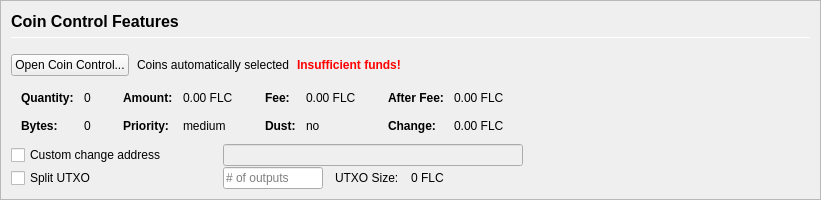
         <widget class="QFrame" name="frameCoinControl">
          <property name="sizePolicy">
           <sizepolicy hsizetype="Expanding" vsizetype="Expanding">
            <horstretch>0</horstretch>
            <verstretch>0</verstretch>
           </sizepolicy>
          </property>
          <property name="maximumSize">
           <size>
            <width>16777215</width>
            <height>16777215</height>
           </size>
          </property>
          <property name="frameShape">
           <enum>QFrame::StyledPanel</enum>
          </property>
          <property name="frameShadow">
           <enum>QFrame::Sunken</enum>
          </property>
          <layout class="QVBoxLayout" name="verticalLayoutCoinControl2">
           <property name="spacing">
            <number>0</number>
           </property>
           <property name="leftMargin">
            <number>0</number>
           </property>
           <property name="topMargin">
            <number>0</number>
           </property>
           <property name="rightMargin">
            <number>0</number>
           </property>
           <property name="bottomMargin">
            <number>0</number>
           </property>
           <item>
            <widget class="QFrame" name="frameCoinControl_BG">
             <layout class="QVBoxLayout" name="verticalLayoutCoinControl" stretch="0,0,0,0,0,0">
              <property name="spacing">
               <number>1</number>
              </property>
              <property name="leftMargin">
               <number>10</number>
              </property>
              <property name="topMargin">
               <number>10</number>
              </property>
              <item>
               <layout class="QHBoxLayout" name="horizontalLayoutCoinControl1">
                <property name="bottomMargin">
                 <number>15</number>
                </property>
                <item>
                 <layout class="QVBoxLayout" name="verticalLayout_3">
                  <property name="spacing">
                   <number>6</number>
                  </property>
                  <item>
                   <widget class="QLabel" name="labelCoinControlFeatures">
                    <property name="sizePolicy">
                     <sizepolicy hsizetype="Preferred" vsizetype="Maximum">
                      <horstretch>0</horstretch>
                      <verstretch>0</verstretch>
                     </sizepolicy>
                    </property>
                    <property name="minimumSize">
                     <size>
                      <width>0</width>
                      <height>20</height>
                     </size>
                    </property>
                    <property name="font">
                     <font>
                      <pointsize>12</pointsize>
                      <weight>75</weight>
                      <bold>true</bold>
                     </font>
                    </property>
                    <property name="styleSheet">
                     <string notr="true">font-weight:bold;</string>
                    </property>
                    <property name="text">
                     <string>Coin Control Features</string>
                    </property>
                   </widget>
                  </item>
                  <item>
                   <widget class="Line" name="line">
                    <property name="minimumSize">
                     <size>
                      <width>0</width>
                      <height>1</height>
                     </size>
                    </property>
                    <property name="maximumSize">
                     <size>
                      <width>16777215</width>
                      <height>1</height>
                     </size>
                    </property>
                    <property name="orientation">
                     <enum>Qt::Horizontal</enum>
                    </property>
                   </widget>
                  </item>
                 </layout>
                </item>
               </layout>
              </item>
              <item>
               <layout class="QHBoxLayout" name="horizontalLayoutCoinControl2" stretch="0,0,0,0">
                <property name="spacing">
                 <number>8</number>
                </property>
                <property name="bottomMargin">
                 <number>10</number>
                </property>
                <item>
                 <widget class="QPushButton" name="pushButtonCoinControl">
                  <property name="styleSheet">
                   <string notr="true"/>
                  </property>
                  <property name="text">
                   <string>Open Coin Control...</string>
                  </property>
                  <property name="autoDefault">
                   <bool>false</bool>
                  </property>
                 </widget>
                </item>
                <item>
                 <widget class="QLabel" name="labelCoinControlAutomaticallySelected">
                  <property name="text">
                   <string>Coins automatically selected</string>
                  </property>
                  <property name="margin">
                   <number>5</number>
                  </property>
                 </widget>
                </item>
                <item>
                 <widget class="QLabel" name="labelCoinControlInsuffFunds">
                  <property name="font">
                   <font>
                    <weight>75</weight>
                    <bold>true</bold>
                   </font>
                  </property>
                  <property name="styleSheet">
                   <string notr="true">color:red;font-weight:bold;</string>
                  </property>
                  <property name="text">
                   <string>Insufficient funds!</string>
                  </property>
                  <property name="margin">
                   <number>5</number>
                  </property>
                 </widget>
                </item>
                <item>
                 <spacer name="horizontalSpacerCoinControl">
                  <property name="orientation">
                   <enum>Qt::Horizontal</enum>
                  </property>
                  <property name="sizeHint" stdset="0">
                   <size>
                    <width>40</width>
                    <height>1</height>
                   </size>
                  </property>
                 </spacer>
                </item>
               </layout>
              </item>
              <item>
               <widget class="QWidget" name="widgetCoinControl" native="true">
                <property name="sizePolicy">
                 <sizepolicy hsizetype="Preferred" vsizetype="Preferred">
                  <horstretch>0</horstretch>
                  <verstretch>0</verstretch>
                 </sizepolicy>
                </property>
                <property name="minimumSize">
                 <size>
                  <width>0</width>
                  <height>0</height>
                 </size>
                </property>
                <property name="styleSheet">
                 <string notr="true"/>
                </property>
                <layout class="QHBoxLayout" name="horizontalLayoutCoinControl5">
                 <property name="leftMargin">
                  <number>0</number>
                 </property>
                 <property name="topMargin">
                  <number>0</number>
                 </property>
                 <property name="rightMargin">
                  <number>0</number>
                 </property>
                 <property name="bottomMargin">
                  <number>0</number>
                 </property>
                 <item>
                  <layout class="QHBoxLayout" name="horizontalLayoutCoinControl3" stretch="0,0,0,1">
                   <property name="spacing">
                    <number>20</number>
                   </property>
                   <property name="topMargin">
                    <number>0</number>
                   </property>
                   <property name="bottomMargin">
                    <number>10</number>
                   </property>
                   <item>
                    <layout class="QFormLayout" name="formLayoutCoinControl1">
                     <property name="horizontalSpacing">
                      <number>10</number>
                     </property>
                     <property name="verticalSpacing">
                      <number>14</number>
                     </property>
                     <property name="leftMargin">
                      <number>10</number>
                     </property>
                     <property name="topMargin">
                      <number>4</number>
                     </property>
                     <property name="rightMargin">
                      <number>6</number>
                     </property>
                     <item row="0" column="0">
                      <widget class="QLabel" name="labelCoinControlQuantityText">
                       <property name="font">
                        <font>
                         <weight>75</weight>
                         <bold>true</bold>
                        </font>
                       </property>
                       <property name="text">
                        <string>Quantity:</string>
                       </property>
                       <property name="margin">
                        <number>0</number>
                       </property>
                      </widget>
                     </item>
                     <item row="0" column="1">
                      <widget class="QLabel" name="labelCoinControlQuantity">
                       <property name="cursor">
                        <cursorShape>IBeamCursor</cursorShape>
                       </property>
                       <property name="contextMenuPolicy">
                        <enum>Qt::ActionsContextMenu</enum>
                       </property>
                       <property name="text">
                        <string notr="true">0</string>
                       </property>
                       <property name="margin">
                        <number>0</number>
                       </property>
                       <property name="textInteractionFlags">
                        <set>Qt::LinksAccessibleByMouse|Qt::TextSelectableByKeyboard|Qt::TextSelectableByMouse</set>
                       </property>
                      </widget>
                     </item>
                     <item row="1" column="0">
                      <widget class="QLabel" name="labelCoinControlBytesText">
                       <property name="font">
                        <font>
                         <weight>75</weight>
                         <bold>true</bold>
                        </font>
                       </property>
                       <property name="text">
                        <string>Bytes:</string>
                       </property>
                      </widget>
                     </item>
                     <item row="1" column="1">
                      <widget class="QLabel" name="labelCoinControlBytes">
                       <property name="cursor">
                        <cursorShape>IBeamCursor</cursorShape>
                       </property>
                       <property name="contextMenuPolicy">
                        <enum>Qt::ActionsContextMenu</enum>
                       </property>
                       <property name="text">
                        <string notr="true">0</string>
                       </property>
                       <property name="textInteractionFlags">
                        <set>Qt::LinksAccessibleByMouse|Qt::TextSelectableByKeyboard|Qt::TextSelectableByMouse</set>
                       </property>
                      </widget>
                     </item>
                    </layout>
                   </item>
                   <item>
                    <layout class="QFormLayout" name="formLayoutCoinControl2">
                     <property name="horizontalSpacing">
                      <number>10</number>
                     </property>
                     <property name="verticalSpacing">
                      <number>14</number>
                     </property>
                     <property name="leftMargin">
                      <number>6</number>
                     </property>
                     <property name="topMargin">
                      <number>4</number>
                     </property>
                     <property name="rightMargin">
                      <number>6</number>
                     </property>
                     <item row="0" column="0">
                      <widget class="QLabel" name="labelCoinControlAmountText">
                       <property name="font">
                        <font>
                         <weight>75</weight>
                         <bold>true</bold>
                        </font>
                       </property>
                       <property name="text">
                        <string>Amount:</string>
                       </property>
                       <property name="margin">
                        <number>0</number>
                       </property>
                      </widget>
                     </item>
                     <item row="0" column="1">
                      <widget class="QLabel" name="labelCoinControlAmount">
                       <property name="cursor">
                        <cursorShape>IBeamCursor</cursorShape>
                       </property>
                       <property name="contextMenuPolicy">
                        <enum>Qt::ActionsContextMenu</enum>
                       </property>
                       <property name="text">
                        <string notr="true">0.00 FLC</string>
                       </property>
                       <property name="textInteractionFlags">
                        <set>Qt::LinksAccessibleByMouse|Qt::TextSelectableByKeyboard|Qt::TextSelectableByMouse</set>
                       </property>
                      </widget>
                     </item>
                     <item row="1" column="0">
                      <widget class="QLabel" name="labelCoinControlPriorityText">
                       <property name="font">
                        <font>
                         <weight>75</weight>
                         <bold>true</bold>
                        </font>
                       </property>
                       <property name="text">
                        <string>Priority:</string>
                       </property>
                      </widget>
                     </item>
                     <item row="1" column="1">
                      <widget class="QLabel" name="labelCoinControlPriority">
                       <property name="cursor">
                        <cursorShape>IBeamCursor</cursorShape>
                       </property>
                       <property name="contextMenuPolicy">
                        <enum>Qt::ActionsContextMenu</enum>
                       </property>
                       <property name="text">
                        <string>medium</string>
                       </property>
                       <property name="textInteractionFlags">
                        <set>Qt::LinksAccessibleByMouse|Qt::TextSelectableByKeyboard|Qt::TextSelectableByMouse</set>
                       </property>
                      </widget>
                     </item>
                    </layout>
                   </item>
                   <item>
                    <layout class="QFormLayout" name="formLayoutCoinControl3">
                     <property name="horizontalSpacing">
                      <number>10</number>
                     </property>
                     <property name="verticalSpacing">
                      <number>14</number>
                     </property>
                     <property name="leftMargin">
                      <number>6</number>
                     </property>
                     <property name="topMargin">
                      <number>4</number>
                     </property>
                     <property name="rightMargin">
                      <number>6</number>
                     </property>
                     <item row="0" column="0">
                      <widget class="QLabel" name="labelCoinControlFeeText">
                       <property name="font">
                        <font>
                         <weight>75</weight>
                         <bold>true</bold>
                        </font>
                       </property>
                       <property name="text">
                        <string>Fee:</string>
                       </property>
                       <property name="margin">
                        <number>0</number>
                       </property>
                      </widget>
                     </item>
                     <item row="0" column="1">
                      <widget class="QLabel" name="labelCoinControlFee">
                       <property name="cursor">
                        <cursorShape>IBeamCursor</cursorShape>
                       </property>
                       <property name="contextMenuPolicy">
                        <enum>Qt::ActionsContextMenu</enum>
                       </property>
                       <property name="text">
                        <string notr="true">0.00 FLC</string>
                       </property>
                       <property name="textInteractionFlags">
                        <set>Qt::LinksAccessibleByMouse|Qt::TextSelectableByKeyboard|Qt::TextSelectableByMouse</set>
                       </property>
                      </widget>
                     </item>
                     <item row="1" column="0">
                      <widget class="QLabel" name="labelCoinControlLowOutputText">
                       <property name="font">
                        <font>
                         <weight>75</weight>
                         <bold>true</bold>
                        </font>
                       </property>
                       <property name="text">
                        <string>Dust:</string>
                       </property>
                      </widget>
                     </item>
                     <item row="1" column="1">
                      <widget class="QLabel" name="labelCoinControlLowOutput">
                       <property name="cursor">
                        <cursorShape>IBeamCursor</cursorShape>
                       </property>
                       <property name="contextMenuPolicy">
                        <enum>Qt::ActionsContextMenu</enum>
                       </property>
                       <property name="text">
                        <string>no</string>
                       </property>
                       <property name="textInteractionFlags">
                        <set>Qt::LinksAccessibleByMouse|Qt::TextSelectableByKeyboard|Qt::TextSelectableByMouse</set>
                       </property>
                      </widget>
                     </item>
                    </layout>
                   </item>
                   <item>
                    <layout class="QFormLayout" name="formLayoutCoinControl4">
                     <property name="horizontalSpacing">
                      <number>10</number>
                     </property>
                     <property name="verticalSpacing">
                      <number>14</number>
                     </property>
                     <property name="leftMargin">
                      <number>6</number>
                     </property>
                     <property name="topMargin">
                      <number>4</number>
                     </property>
                     <property name="rightMargin">
                      <number>6</number>
                     </property>
                     <item row="0" column="0">
                      <widget class="QLabel" name="labelCoinControlAfterFeeText">
                       <property name="font">
                        <font>
                         <weight>75</weight>
                         <bold>true</bold>
                        </font>
                       </property>
                       <property name="text">
                        <string>After Fee:</string>
                       </property>
                       <property name="margin">
                        <number>0</number>
                       </property>
                      </widget>
                     </item>
                     <item row="0" column="1">
                      <widget class="QLabel" name="labelCoinControlAfterFee">
                       <property name="cursor">
                        <cursorShape>IBeamCursor</cursorShape>
                       </property>
                       <property name="contextMenuPolicy">
                        <enum>Qt::ActionsContextMenu</enum>
                       </property>
                       <property name="text">
                        <string notr="true">0.00 FLC</string>
                       </property>
                       <property name="textInteractionFlags">
                        <set>Qt::LinksAccessibleByMouse|Qt::TextSelectableByKeyboard|Qt::TextSelectableByMouse</set>
                       </property>
                      </widget>
                     </item>
                     <item row="1" column="0">
                      <widget class="QLabel" name="labelCoinControlChangeText">
                       <property name="font">
                        <font>
                         <weight>75</weight>
                         <bold>true</bold>
                        </font>
                       </property>
                       <property name="text">
                        <string>Change:</string>
                       </property>
                      </widget>
                     </item>
                     <item row="1" column="1">
                      <widget class="QLabel" name="labelCoinControlChange">
                       <property name="cursor">
                        <cursorShape>IBeamCursor</cursorShape>
                       </property>
                       <property name="contextMenuPolicy">
                        <enum>Qt::ActionsContextMenu</enum>
                       </property>
                       <property name="text">
                        <string notr="true">0.00 FLC</string>
                       </property>
                       <property name="textInteractionFlags">
                        <set>Qt::LinksAccessibleByMouse|Qt::TextSelectableByKeyboard|Qt::TextSelectableByMouse</set>
                       </property>
                      </widget>
                     </item>
                    </layout>
                   </item>
                  </layout>
                 </item>
                </layout>
               </widget>
              </item>
              <item>
               <layout class="QHBoxLayout" name="horizontalLayoutCoinControl4">
                <property name="spacing">
                 <number>12</number>
                </property>
                <property name="sizeConstraint">
                 <enum>QLayout::SetDefaultConstraint</enum>
                </property>
                <property name="topMargin">
                 <number>0</number>
                </property>
                <property name="rightMargin">
                 <number>0</number>
                </property>
                <item>
                 <widget class="QCheckBox" name="checkBoxCoinControlChange">
                  <property name="sizePolicy">
                   <sizepolicy hsizetype="Preferred" vsizetype="Preferred">
                    <horstretch>0</horstretch>
                    <verstretch>0</verstretch>
                   </sizepolicy>
                  </property>
                  <property name="minimumSize">
                   <size>
                    <width>200</width>
                    <height>0</height>
                   </size>
                  </property>
                  <property name="maximumSize">
                   <size>
                    <width>200</width>
                    <height>16777215</height>
                   </size>
                  </property>
                  <property name="toolTip">
                   <string>If this is activated, but the change address is empty or invalid, change will be sent to a newly generated address.</string>
                  </property>
                  <property name="text">
                   <string>Custom change address</string>
                  </property>
                 </widget>
                </item>
                <item>
                 <widget class="QValidatedLineEdit" name="lineEditCoinControlChange">
                  <property name="enabled">
                   <bool>false</bool>
                  </property>
                  <property name="sizePolicy">
                   <sizepolicy hsizetype="Preferred" vsizetype="Preferred">
                    <horstretch>0</horstretch>
                    <verstretch>0</verstretch>
                   </sizepolicy>
                  </property>
                  <property name="minimumSize">
                   <size>
                    <width>300</width>
                    <height>0</height>
                   </size>
                  </property>
                 </widget>
                </item>
                <item>
                 <widget class="QLabel" name="labelCoinControlChangeLabel">
                  <property name="sizePolicy">
                   <sizepolicy hsizetype="Preferred" vsizetype="Preferred">
                    <horstretch>0</horstretch>
                    <verstretch>0</verstretch>
                   </sizepolicy>
                  </property>
                  <property name="minimumSize">
                   <size>
                    <width>100</width>
                    <height>0</height>
                   </size>
                  </property>
                  <property name="text">
                   <string/>
                  </property>
                  <property name="margin">
                   <number>3</number>
                  </property>
                 </widget>
                </item>
               </layout>
              </item>
              <item>
               <layout class="QHBoxLayout" name="horizontalLayoutCoinControl6">
                <property name="spacing">
                 <number>12</number>
                </property>
                <property name="rightMargin">
                 <number>0</number>
                </property>
                <item>
                 <widget class="QCheckBox" name="splitBlockCheckBox">
                  <property name="sizePolicy">
                   <sizepolicy hsizetype="Preferred" vsizetype="Preferred">
                    <horstretch>0</horstretch>
                    <verstretch>0</verstretch>
                   </sizepolicy>
                  </property>
                  <property name="minimumSize">
                   <size>
                    <width>200</width>
                    <height>0</height>
                   </size>
                  </property>
                  <property name="maximumSize">
                   <size>
                    <width>200</width>
                    <height>16777215</height>
                   </size>
                  </property>
                  <property name="text">
                   <string>Split UTXO</string>
                  </property>
                 </widget>
                </item>
                <item>
                 <widget class="QLineEdit" name="splitBlockLineEdit">
                  <property name="sizePolicy">
                   <sizepolicy hsizetype="Preferred" vsizetype="Preferred">
                    <horstretch>50</horstretch>
                    <verstretch>0</verstretch>
                   </sizepolicy>
                  </property>
                  <property name="minimumSize">
                   <size>
                    <width>100</width>
                    <height>0</height>
                   </size>
                  </property>
                  <property name="maximumSize">
                   <size>
                    <width>100</width>
                    <height>16777215</height>
                   </size>
                  </property>
                  <property name="placeholderText">
                   <string># of outputs</string>
                  </property>
                 </widget>
                </item>
                <item>
                 <widget class="QLabel" name="labelBlockSizeText">
                  <property name="text">
                   <string>UTXO Size:</string>
                  </property>
                 </widget>
                </item>
                <item>
                 <widget class="QLabel" name="labelBlockSize">
                  <property name="text">
                   <string>0 FLC</string>
                  </property>
                 </widget>
                </item>
                <item>
                 <spacer name="horizontalSpacer_7">
                  <property name="orientation">
                   <enum>Qt::Horizontal</enum>
                  </property>
                  <property name="sizeHint" stdset="0">
                   <size>
                    <width>40</width>
                    <height>20</height>
                   </size>
                  </property>
                 </spacer>
                </item>
               </layout>
              </item>
              <item>
               <spacer name="verticalSpacerCoinControl">
                <property name="orientation">
                 <enum>Qt::Vertical</enum>
                </property>
                <property name="sizeHint" stdset="0">
                 <size>
                  <width>800</width>
                  <height>1</height>
                 </size>
                </property>
               </spacer>
              </item>
             </layout>
            </widget>
           </item>
          </layout>
         </widget>
